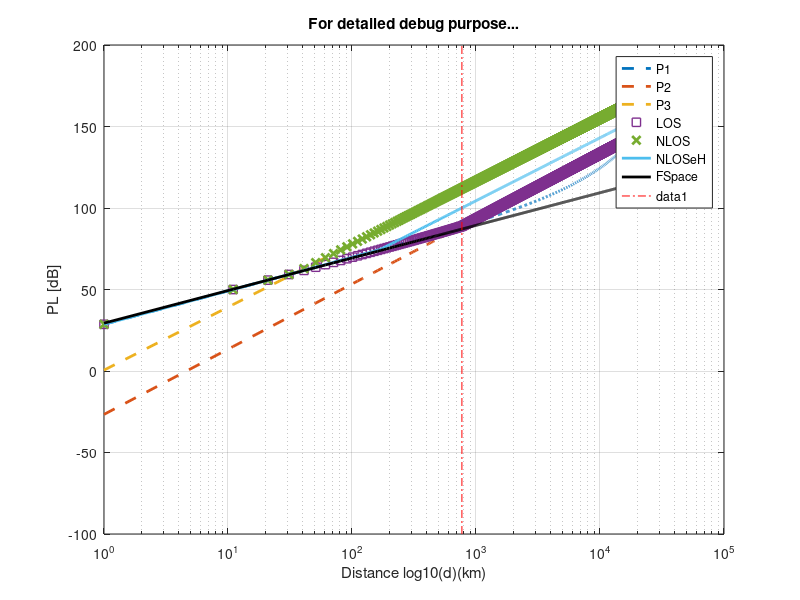
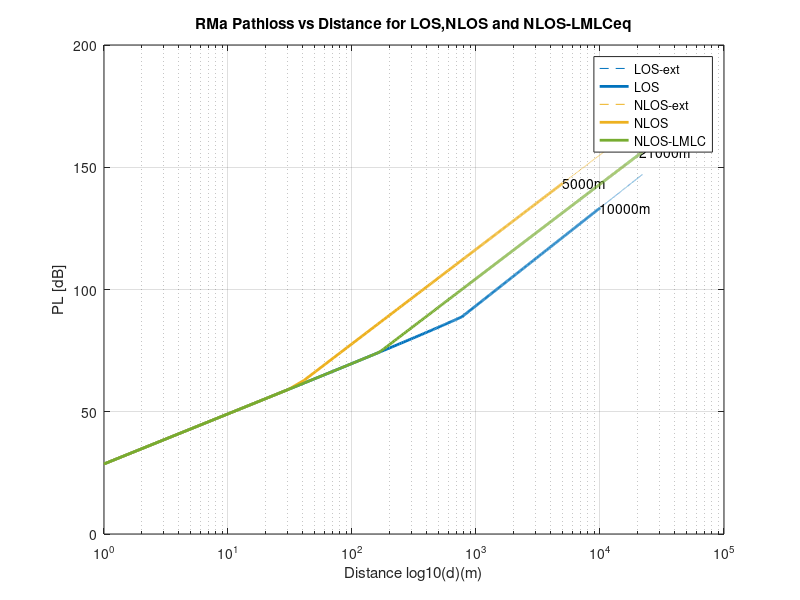

MATLAB code for these plots, in order:
clear all
close all

drange=1:10:22000;
fGHz=0.700;
 
%%% Constants
rmaH=5; % Avg Building heights
hBS=35;
hUT=1.5; % UT height
C=3e8;
dBP=2*pi*hBS*hUT*fGHz*1e9/C;


C1 = min(0.03*(rmaH^ 1.72), 10);
C2 = min(0.044*(rmaH^ 1.72), 14.77);
C3 = 0.002 * log10(rmaH);
W=20;
%%% nlos constansts
C4=161.04-7.1*log10(W)+7.5*log10(rmaH);
C5=-(24.37-3.7*(rmaH/hBS)^2)*log10(hBS);
C6=(43.42-3.1*log10(hBS));
C7=20*log10(fGHz)-(3.2*(log10(11.75*hUT)^2)-4.97);

%%% Evalate P1
indx=1;
P1=[];
P2=[];
LOS=[];
NLOS=[];
NLOSeH=[];
NLOSeS=[];
NLOSeHS=[];
FS=[];
P1BP=20*log10(40*pi*dBP*fGHz/3)+C1*log10(dBP)-C2+C3*dBP;
for d=drange
    FS(indx)= 20*log10(d) + 20*log10(fGHz)+32.45;
    P1(indx)=20*log10(40*pi*d*fGHz/3)+C1*log10(d)-C2+C3*d;
    
    P2(indx)=P1BP+40*log10(d/dBP);
    
    P3(indx)=C4+C5+C6*(log10(d)-3)+C7;
    
    if d<dBP
        LOS(indx)=P1(indx);
    else
        LOS(indx)=P2(indx);
    end
    
    NLOS(indx)=max(LOS(indx),P3(indx));
    NLOSeH(indx)=max(LOS(indx),P3(indx)-12);
 NLOSeS(indx)=max(LOS(indx),P3(indx))-12;
   if d<dBP
       NLOSeHS(indx)=NLOS(indx);
    end
 
    indx=indx+1;
end
bpline=[dBP,-100;dBP,200];

figure;
olddrange=drange;
% drange=log10(drange/1000);

semilogx(drange ,P1,'LineStyle','--','LineWidth',2)  % d Normalized to 1km
hold all
semilogx(drange,P2,'LineStyle','--','LineWidth',2)  % d Normalized to 1km
semilogx(drange ,P3,'LineStyle','--','LineWidth',2)  % d Normalized to 1km

semilogx(drange ,LOS,'s','LineWidth',1)  % d Normalized to 1km
semilogx(drange ,NLOS,'x','LineWidth',2)  % d Normalized to 1km
semilogx(drange ,NLOSeH,'LineWidth',2)  % d Normalized to 1km
semilogx(drange ,FS,'k','LineWidth',2);
grid on;


legend('P1','P2','P3','LOS','NLOS','NLOSeH','FSpace');
h=line(bpline(:,1),bpline(:,2));
set(h,'Color',[1,0,0])
set(h,'LineStyle','-.');
ylabel('PL [dB]')
title('For detailed debug purpose...')
xlabel('Distance log10(d)(km)')



figure;
dlosMax=10000;
dnlosMax=5000;
dnloslmlcMax=21000;
bpline=[dBP,-100;dBP,200];
drangelos=drange(drange<=10000);
K=length(drangelos);


%%% PLOT LOS
h=semilogx(drange ,LOS,'--')  % d Normalized to 1km
c=get(h,'Color');

hold all
h=semilogx(drangelos ,LOS(1:K),'-')  % d Normalized to 1km
set(h,'Color',c)
set(h,'LineWidth',2)

text(dlosMax,max(LOS(1,K)),'10000m')

%%% PLOT NLOS
drangenlos=drange(drange<=5000);
K=length(drangenlos);
text(dnlosMax,max(NLOS(1,K)),'5000m')
h=semilogx(drange,NLOS,'--')  % d Normalized to 1km
c=get(h,'Color');
h=semilogx(drangenlos ,NLOS(1:K))  % d Normalized to 1km
set(h,'Color',c);
set(h,'LineWidth',2)

text(dnloslmlcMax,max(NLOSeH),'21000m')
h=semilogx(drange ,NLOSeH)  % d Normalized to 1km
set(h,'LineWidth',2)
grid on
ylabel('PL [dB]')
xlabel('Distance log10(d)(m)')
legend ('LOS-ext', 'LOS','NLOS-ext','NLOS','NLOS-LMLC','Location','best');
title('RMa Pathloss vs Distance for LOS,NLOS and NLOS-LMLCeq')
